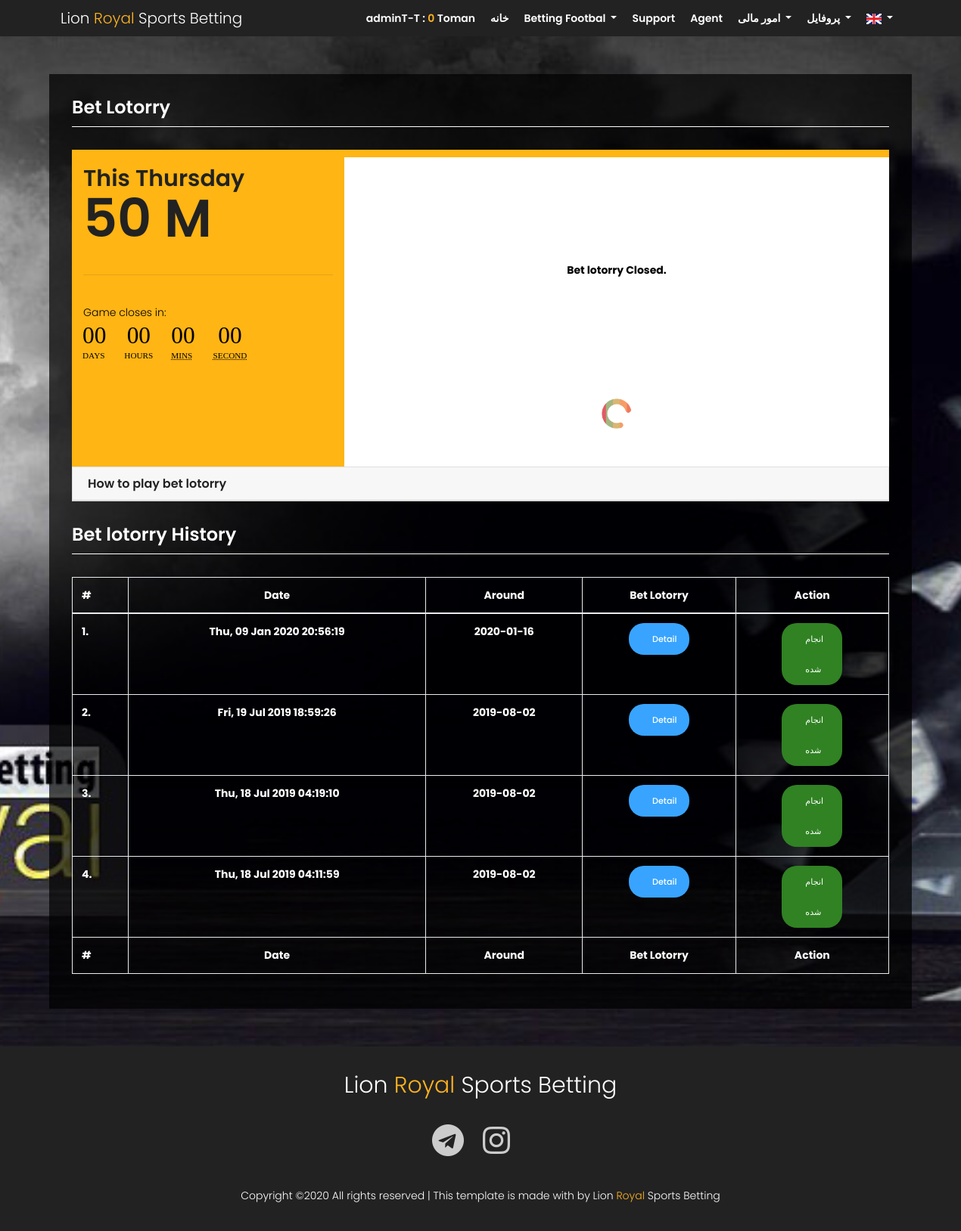
The page /site/bet_lotorry.php (signed in) on the database its author committed.
### tables this page shows
CREATE TABLE `setting` (
  `sid` int(11) NOT NULL,
  `commission` varchar(20) DEFAULT NULL,
  `currency` varchar(20) DEFAULT NULL,
  `currency_withdraw` varchar(20) DEFAULT NULL,
  `maintenance` varchar(11) DEFAULT NULL,
  `lobby` varchar(1) DEFAULT NULL,
  `withdraw` varchar(11) DEFAULT NULL,
  `card_destination` varchar(16) DEFAULT NULL,
  `card_destination2` varchar(16) DEFAULT NULL,
  `per_play` varchar(20) DEFAULT NULL,
  `per_lines` int(10) DEFAULT NULL,
  `per_jackpot` varchar(20) DEFAULT NULL,
  `game_close` varchar(50) DEFAULT NULL,
  `match1` varchar(20) DEFAULT NULL,
  `match2` varchar(20) DEFAULT NULL,
  `match3` varchar(20) DEFAULT NULL,
  `match4` varchar(20) DEFAULT NULL,
  `match5` varchar(20) DEFAULT NULL,
  `match6` varchar(20) DEFAULT NULL,
  `match7` varchar(20) DEFAULT NULL,
  `match8` varchar(20) DEFAULT NULL,
  `match9` varchar(20) DEFAULT NULL,
  `match10` varchar(20) DEFAULT NULL,
  `match11` varchar(20) DEFAULT NULL,
  `match12` varchar(20) DEFAULT NULL,
  `match13` varchar(20) DEFAULT NULL,
  `lotorry_close` varchar(50) DEFAULT NULL,
  `lotorry_per_play` varchar(20) DEFAULT NULL,
  `lotorry_per_jackpot` varchar(20) DEFAULT NULL,
  `lotorry_match1` varchar(20) DEFAULT NULL,
  `lotorry_match2` varchar(20) DEFAULT NULL,
  `lotorry_match3` varchar(20) DEFAULT NULL,
  `lotorry_match4` varchar(20) DEFAULT NULL,
  `lotorry_match5` varchar(20) DEFAULT NULL,
  `lotorry_match6` varchar(20) DEFAULT NULL,
  `lotorry_match7` varchar(20) DEFAULT NULL,
  `lotorry_match8` varchar(20) DEFAULT NULL,
  `lotorry_match9` varchar(20) DEFAULT NULL,
  `lotorry_match10` varchar(20) DEFAULT NULL,
  `lotorry_match11` varchar(20) DEFAULT NULL,
  `lotorry_match12` varchar(20) DEFAULT NULL,
  `lotorry_match13` varchar(20) DEFAULT NULL,
  `lotorry_match14` varchar(20) DEFAULT NULL,
  `lotorry_match15` varchar(20) DEFAULT NULL
);

CREATE TABLE `bet_lotorry_play` (
  `id` int(11) NOT NULL,
  `player` varchar(100) NOT NULL,
  `jackpot` varchar(20) NOT NULL,
  `date` date NOT NULL,
  `time` time NOT NULL,
  `status` int(11) NOT NULL,
  `around` date NOT NULL
);

### site/_inc/db_class.php (called while the page is built, shortened)
<?php
class SimpleDBClass
{
  public $isConn;
  public function __construct( $db_conn = array('host' => 'localhost', 'user' => 'root','pass' => '','database' => 'test', ) )
  {
    $host = isset($db_conn['host']) ? $db_conn['host'] : 'localhost' ;
    $user = isset($db_conn['user']) ? $db_conn['user'] : 'root' ;
    $pass = isset($db_conn['pass']) ? $db_conn['pass'] : '' ;
    $database = isset($db_conn['database']) ? $db_conn['database'] : die('no database set') ;
    $connection = mysqli_connect($host, $user, $pass,$database);
    if($connection)
    {
      $this->isConn = $connection;
    }
  }
  function Select($SQLStatement)
  {
    $con =  $this->isConn;
    if ($con)
    {
      $q = $con->query($SQLStatement);
      $row = $q->num_rows;
      if($row <1)
      {
        $result = $row;
      }
      else if($row == 1)
      {
        $result = array($q->fetch_assoc());
      }
      else if( $row >1)
      {
        $d1 = array( $q->fetch_assoc());
        $d2= array();
        while ($row = $q->fetch_assoc())
        {
          $d2[] = $row;
        }
        $result = array_merge($d1 , $d2);
      }
      return $result;
      }
  }
}
?>

### site/function/app_top.php (called while the page is built, shortened)
<?php
    include_once('_inc/config.php');
    if(!isset($_SESSION['Player']) && !isset($_SESSION['Player_PW'])){
        header("Location:".SiteRootDir."main.php");
    }else{
        $configDT = $db->select("SELECT * FROM setting WHERE sid ='1' ORDER BY sid DESC");
    }
?>

### site/bet_lotorry.php (the view, shortened to what this page needs)
<?php
    include_once("function/app_top.php");
    $date = date_create($configDT[0]['lotorry_close']);
    $dayMach = date_format($date,"l");
?>
<!DOCTYPE html>
	<html lang="en" class="no-js">
    <?php include_once("header.php");?>
		<body>
			<section class="generic-banner relative">
                <?php include_once("topmenu.php");?>
			</section>
		<div class="main-wrapper ">
			<section class="feature-area section-gap " id="secvice">
				<div class="container card-content">
					<div class="row">
                        <div class="col-12">
                            <h3 class="text-heading"><?php echo HOME_BET_LOTORRY;?></h3>
                        </div>
                    </div>
                    <div class="row">
                        <div class="col-12">
                            <div class="com_inner clr"><div class="com_heading"></div></div>
                        </div>
                        <div class="col-12">
                            <div class="row mgL0 mgR0">
                                <div class="col-12 col-md-4 colLeft">
                                    <div class="jackpots">
                                        <h2>
                                            <span class="headline">This <?php echo $dayMach;?></span><br>
                                            <span class="amount amount_large"><?php echo $configDT[0]['lotorry_per_jackpot'];?></span>
                                        </h2><br><hr><br>
                                        <p class="countdown hide_mobile">
                                            <span class="countdown_message">Game closes in:</span>
                                            <span class="countdown_wrapper clr">
                                                <span class="unit days">
                                                    <span class="number" id="numdays">00</span>
                                                    days
                                                </span>
                                                <span class="unit hours">
                                                    <span class="number" id="numhours">00</span>
                                                    hours
                                                </span>
                                                <span class="unit mins">
                                                    <span class="number" id="nummins">00</span>
                                                    <abbr title="Minutes">mins</abbr>
                                                </span>
                                                <span class="unit mins">
                                                    <span class="number" id="numsecond">00</span>
                                                    <abbr title="Minutes">second</abbr>
                                                </span>
                                            </span>
                                        </p>
                                    </div>
                                </div>
                                <div class="col-12 col-md-8 colRight pdB30">
                                    <div class="col-12 text-center gameClose hide strong">
                                        Bet lotorry Closed.
                                    </div>
                                    <div class="col-12 text-center gameClose">
                                        <img src="img/loadding.gif" width="80">
                                    </div>
                                </div>
                                <div class="col-12 pdL0 pdR0">
                                    <div class="accordion md-accordion" id="accordionEx1" role="tablist" aria-multiselectable="true">
                                    <div class="card" style="border-radius: 0px;">
                                        <div class="card-header" role="tab" id="headingTwo1">
                                        <a class="collapsed" data-toggle="collapse" data-parent="#accordionEx1" href="#collapseTwo1"
                                            aria-expanded="false" aria-controls="collapseTwo1">
                                            <h5 class="mb-0">
                                            How to play bet lotorry
                                            </h5>
                                        </a>
                                        </div>
                                    </div>
                                    </div>
                                </div>
                                <div class="col-12 pdL0 pdR0 mgT30">
                                <h3 class="text-heading">Bet lotorry History</h3>
                                <table id="withdrow" class="table table-striped table-bordered display responsive nowrap" style="width: 100%;">
                                    <thead>
                                        <tr>
                                            <th>#</th>
                                            <th class="text-center">Date</th>
                                            <th class="text-center">Around</th>
                                            <th class="text-center">Bet Lotorry</th>
                                            <th class="text-center">Action</th>
                                        </tr>
                                    </thead>
                                    <tbody>
                                        <?php
                                        $RecDataBall = $db->select("SELECT * FROM bet_lotorry_play WHERE player = '".$_SESSION['Player']."' ORDER BY id DESC");
                                        foreach ($RecDataBall as $key => $value) {
                                            $dateTime =  date("D, d M Y", strtotime($value['date']))." ".$value['time'];
                                            ?>
                                            <tr>
                                                <th><?php echo $key+1;?>.</th>
                                                <th class="text-center"><?php echo $dateTime;?></th>
                                                <th class="text-center"><?php echo $value['around'];?></th>
                                                <th class="text-center"><button class="genric-btn info circle" style="width: 80px;" onclick="window.location='bet_lotorry_detail.php?id=<?php echo $value['id'];?>'">Detail</button></th>
                                                <th class="text-center"><?php if($value['status'] == 1){echo '<button class="genric-btn success circle" style="width: 80px;">'.TITLE_COMPLATED.'</button>';}else if($value['status'] == 2){echo '<button class="genric-btn danger circle" style="width: 80px;">'.TITLE_CANCEL.'</button>';}else{echo '<button class="genric-btn info circle" style="width: 80px;">'.TITLE_PROCESSING.'</button>';}?></th>
                                            </tr>
                                        <?php }?>
                                    </tbody>
                                    <tfoot>
                                        <tr>
                                            <th>#</th>
                                            <th class="text-center">Date</th>
                                            <th class="text-center">Around</th>
                                            <th class="text-center">Bet Lotorry</th>
                                            <th class="text-center">Action</th>
                                        </tr>
                                    </tfoot>
                                </table>
                                </div>
                            </div>
                        </div>
                    </div>
				</div>
			</section>
        </div>
        <?php include_once("footer.php");?>
	</body>
</html>

### rows shown on the page
setting: lotorry_close "Thursday", lotorry_per_jackpot "50 M"
bet_lotorry_play: dateTime "Thu, 09 Jan 2020 20:56:19", around "2020-01-16"
bet_lotorry_play: dateTime "Fri, 19 Jul 2019 18:59:26", around "2019-08-02"
bet_lotorry_play: dateTime "Thu, 18 Jul 2019 04:19:10", around "2019-08-02"
bet_lotorry_play: dateTime "Thu, 18 Jul 2019 04:11:59", around "2019-08-02"

### other values the page prints
TOP_LOGO_LION "Lion"
TOP_LOGO_ROYAL "Royal"
TOP_LOGO_CASINO "Sports Betting"
$_SESSION['Player'] "adminT-T"
$_SESSION['Player_Balance'] "0"
TOP_MENU_HOME "خانه"
TOP_MENU_PLAY_GAME "Betting Footbal"
TOP_MENU_TICKETS "Support"
TOP_MENU_INVITE "Agent"
TOP_MENU_PAYMENT "امور مالی"
TOP_MENU_PROFILE "پروفایل"
HOME_BET_LOTORRY "Bet Lotorry"
